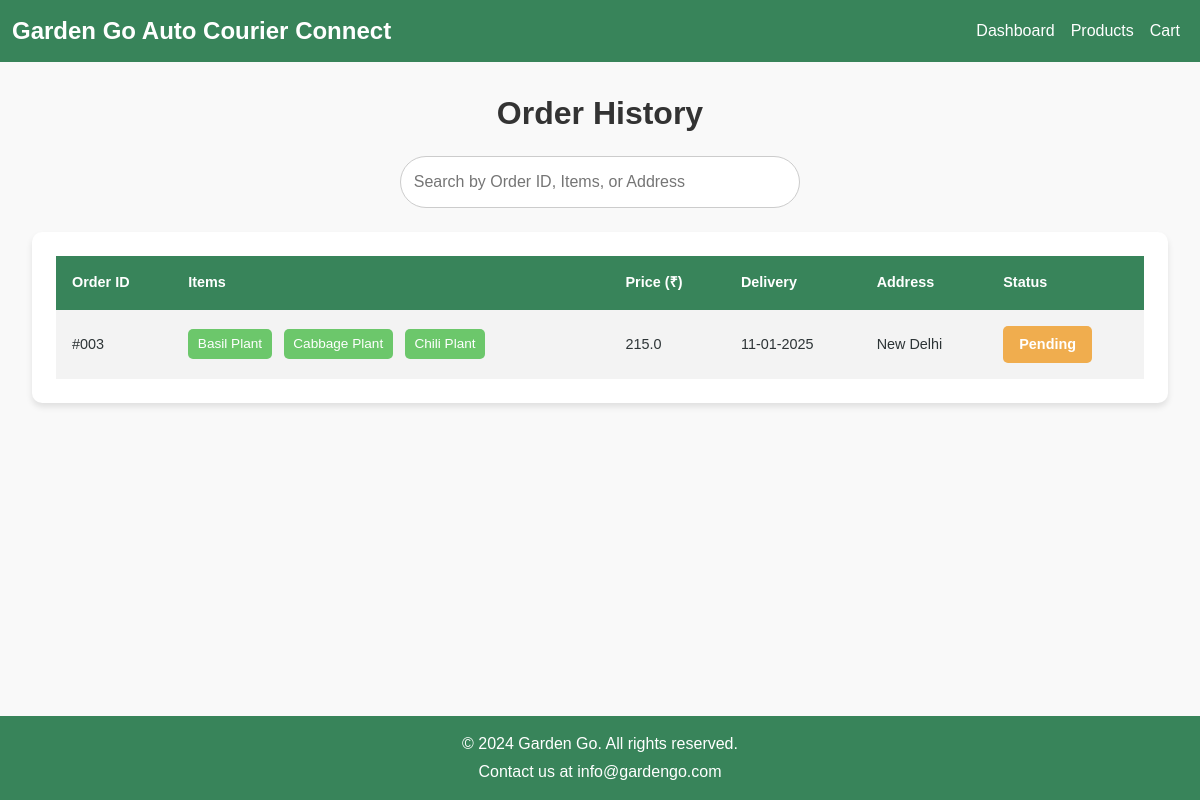
Page /order_history (signed in) on the committed database.
### models.py (models this page shows)
class Order(db.Model):
    __tablename__ = 'order'
    order_id = db.Column(db.Integer, primary_key=True)
    user_id = db.Column(db.Integer, db.ForeignKey('users.user_id'))
    assigned_to = db.Column(db.Integer, db.ForeignKey('users.user_id'))  # New attribute
    status = db.Column(db.String, nullable=False)
    address = db.Column(db.String(300))
    estimated_delivery = db.Column(db.DateTime)
    actual_delivery = db.Column(db.DateTime)
    updated_at = db.Column(db.DateTime, default=datetime.utcnow)
    total_price = db.Column(db.Float, nullable=False)
    shipping_cost = db.Column(db.Float, nullable=False)
    pincode = db.Column(db.String)
    created_at = db.Column(db.DateTime, default=datetime.utcnow)
    user = db.relationship('User', foreign_keys=[user_id], back_populates='orders')  # Updated
    assigned_user = db.relationship('User', foreign_keys=[assigned_to], back_populates='assigned_orders')  # New relationship
    order_items = db.relationship('OrderItem', back_populates='order')

class OrderItem(db.Model):
    __tablename__ = 'order_item'
    order_item_id = db.Column(db.Integer, primary_key=True)
    order_id = db.Column(db.Integer, db.ForeignKey('order.order_id'))
    product_id = db.Column(db.Integer, db.ForeignKey('product.product_id'))
    quantity = db.Column(db.Integer, nullable=False)
    order = db.relationship('Order', back_populates='order_items')
    product = db.relationship('Product', back_populates='order_items')

class Product(db.Model):
    __tablename__ = 'product'
    product_id = db.Column(db.Integer, primary_key=True)
    name = db.Column(db.String(80), nullable=False)
    cost_price = db.Column(db.Float, nullable=False)
    selling_price = db.Column(db.Float, nullable=False)
    description = db.Column(db.String)
    stock_quantity = db.Column(db.Integer, nullable=False)
    image_url = db.Column(db.String)
    product_weight = db.Column(db.Float, nullable=False)  # New attribute
    category_id = db.Column(db.Integer, db.ForeignKey('category.category_id'))
    category = db.relationship('Category', back_populates='products')
    cart_items = db.relationship('CartItem', back_populates='product')
    order_items = db.relationship('OrderItem', back_populates='product')

### app.py (the view)
@app.route('/order_history')
@login_required
def order_history():
    user_orders = Order.query.filter_by(user_id=current_user.user_id).all()
    return render_template('order_history.html', orders=user_orders)

### app.py (called while the page is built)
@login_manager.user_loader
def load_user(user_id):
    return User.query.get(int(user_id))

@app.before_request
def update_last_login():
    if current_user.is_authenticated:
        current_user.last_login = datetime.utcnow()
        db.session.commit()

### templates/order_history.html (shortened to what this page needs)
{% extends "base.html" %}
{% block css %}
<link rel="stylesheet" href="{{ url_for('static', filename='css/order_history.css') }}">
{% endblock %}
{% block content %}
<div class="order-history-wrapper">
  <h2 class="page-title">Order History</h2>
  <div class="search-bar">
    <input
      type="text"
      id="orderSearch"
      class="search-input"
      placeholder="Search by Order ID, Items, or Address"
      onkeyup="searchOrders()">
  </div>
  <div class="order-table-container">
    <table class="order-table" id="orderTable">
      <thead>
        <tr>
          <th>Order ID</th>
          <th>Items</th>
          <th>Price (₹)</th>
          <th>Delivery</th>
          <th>Address</th>
          <th>Status</th>
        </tr>
      </thead>
      <tbody>
        {% for order in orders %}
        <tr data-href="{{ url_for('order_details', order_id=order.order_id) }}" class="clickable-row">
          <td>#00{{ order.order_id }}</td>
          <td>
            {% for item in order.order_items %}
              <span class="item-badge">{{ item.product.name }}</span>
            {% endfor %}
          </td>
          <td>{{ order.total_price }}</td>
          <td>{{ order.estimated_delivery.strftime('%d-%m-%Y') }}</td>
          <td>{{ order.address }}</td>
          <td>
            <a href="{{ url_for('order_status', order_id=order.order_id) }}" class="status-badge {{ order.status | lower }}">
              {{ order.status }}
            </a>
          </td>
        </tr>
        {% endfor %}
      </tbody>
    </table>
  </div>
</div>
{% endblock %}

### static/css/base.css (style rules this page uses)
* { box-sizing: border-box; margin: 0; padding: 0; }
body { font-family: Arial, sans-serif; background-color: #f5f5f5; color: #2d3436; }

### static/css/order_history.css (style rules this page uses)
.clickable-row { cursor: pointer; }
.order-history-wrapper { padding: 2rem; font-family: 'Arial', sans-serif; background-color: #f9f9f9; min-height: calc(100vh - 146px); }
.page-title { color: #333; text-align: center; font-weight: bold; margin-bottom: 1.5rem; font-size: 2rem; }
.search-bar { text-align: center; margin-bottom: 1.5rem; }
.search-input { width: 100%; max-width: 400px; padding: 0.8rem; border-radius: 50px; border: 1px solid #ccc; transition: all 0.3s ease; }
.order-table-container { overflow-x: auto; background-color: #fff; padding: 1.5rem; border-radius: 10px; box-shadow: 0 4px 6px rgba(0, 0, 0, 0.1); }
.order-table { width: 100%; border-collapse: collapse; font-size: 0.9rem; }
.order-table thead { background-color: #38845a; color: #fff; }
.order-table th, .order-table td { padding: 1rem; text-align: left; }
.order-table tbody tr:nth-child(odd) { background-color: #f3f3f3; }
.item-badge { display: inline-block; background-color: #6cc76b; color: #fff; padding: 0.3rem 0.6rem; margin-right: 0.5rem; border-radius: 5px; font-size: 0.85rem; }
.status-badge { display: inline-block; padding: 0.5rem 1rem; text-align: center; border-radius: 5px; text-decoration: none; color: #fff; font-weight: bold; }
.status-badge.pending { background-color: #f0ad4e; }

### rows in the picture
Order: order_id "3", total_price "215.0", estimated_delivery "11-01-2025", address "New Delhi", status "Pending"
OrderItem: product.name "Basil Plant"
OrderItem: product.name "Cabbage Plant"
OrderItem: product.name "Chili Plant"
